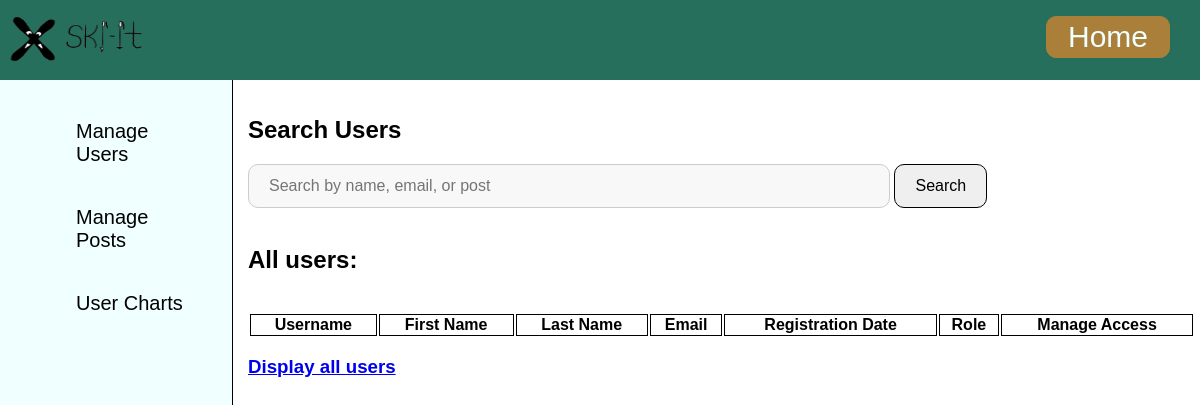
The app's page /routes/admin.php, older data.
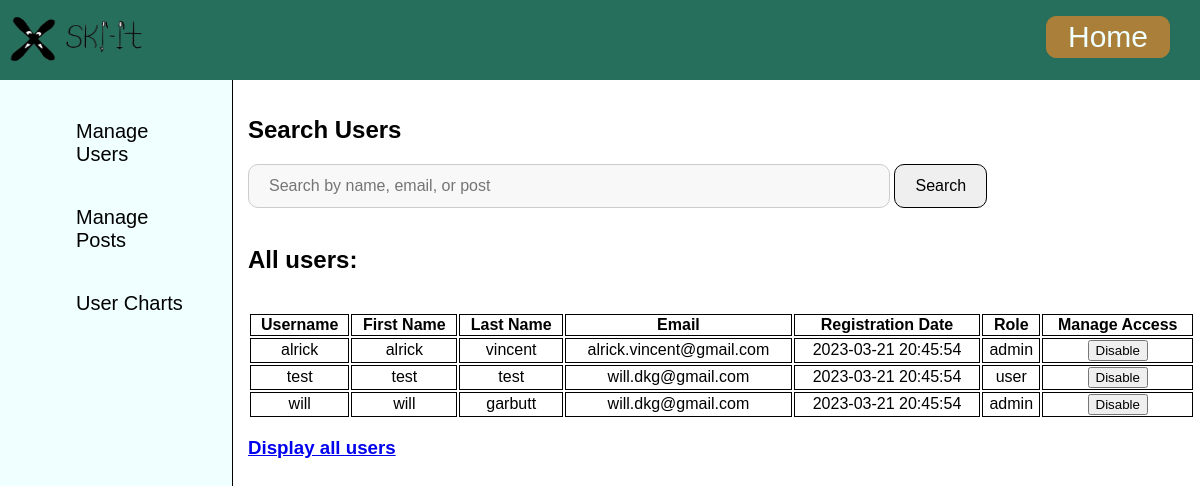
The same page, newer data.
### tables this page shows
CREATE TABLE `users`(
    `username` varchar(255) NOT NULL PRIMARY KEY,
    `password` varchar(255) NOT NULL,
    `firstName` varchar(255) NOT NULL,
    `lastName` varchar(255) NOT NULL,
    `email` varchar(255)NOT NULL,
    `registration_date` TIMESTAMP DEFAULT CURRENT_TIMESTAMP,
    `profile_img` VARCHAR(255) DEFAULT NULL,
    `thumbnail_img` VARCHAR(255) DEFAULT NULL,
    `role` ENUM('user', 'admin') NOT NULL DEFAULT 'user',
    `state` ENUM('able', 'disable') NOT NULL DEFAULT 'able' 
);

### routes/admin.php (the view, shortened to what this page needs)
<!DOCTYPE html>
<html>
    <head lang="en">
        <link rel="stylesheet" href="../css/admin.css">
        <link rel="stylesheet" href="../css/header.css">
    </head>
    <body>
    <?php include 'headers/header2.php';    ?>
    <div class="menu">
        <ul>
            <li class="navadmin" onclick="showSection('searchUsers')">Manage Users</li>
            <li class="navadmin" onclick="showSection('managePosts')">Manage Posts</li>
            <li class="navadmin" onclick="showSection('userCharts')">User Charts</li>
        </ul>
    </div>
    <div class="main">
        <div id="searchUsers" class="section">
            <h2>Search Users</h2>
            <form action='admin.php' method='POST'>
                <input type="text" placeholder="Search by name, email, or post" name="search" class="adminsearch">
                <button class = "searchbutton" type="submit">Search</button>
            </form>
                <?php
                    include('dbConnection.php');
                    if($_SERVER['REQUEST_METHOD']=='POST' and isset($_POST['search'])){
                        echo "<br><h2>Results of search:</h2><br>";
                        $sql = "SELECT u.* FROM users u LEFT JOIN posts ON u.username=posts.username WHERE u.username LIKE ? OR email LIKE ? OR content LIKE ? OR title LIKE ?";
                        $stmt = $pdo->prepare($sql);
                        $input = $_POST["search"];
                        $stmt->bindValue(1, $input);
                        $stmt->bindValue(2, $input);
                        $stmt->bindValue(3, $input);
                        $stmt->bindValue(4, $input);
                        $stmt->execute();
                    }else{
                        echo "<br><h2>All users:</h2><br>";
                        $sql = "SELECT * FROM users;";
                        $stmt = $pdo->prepare($sql);
                        $stmt->execute();
                    }
                        $users = $stmt->fetchAll();
                            echo "<table>";
                            echo "<tr><th>Username</th><th>First Name</th><th>Last Name</th><th>Email</th><th>Registration Date</th><th>Role</th><th>Manage Access</th></tr>";
                            foreach($users as $user){
                                echo "<tr>";
                                echo "<td>" .$user['username']. "</td>";
                                echo "<td>" .$user['firstName']. "</td>";
                                echo "<td>" .$user['lastName']. "</td>";
                                echo "<td>" .$user['email']. "</td>";
                                echo "<td>" .$user['registration_date']. "</td>";
                                echo "<td>" .$user['role']. "</td>";
                                echo "<td><form action='admin/changestate.php' method='POST'>";
                                echo "<input type='submit' value='".($user['state'] == 'able'? 'Disable': 'Enable')."'>";
                                echo "</form></td>";
                                echo "</tr>";
                            }
                            echo "</table>";
                            echo "<a href='admin.php'><h3>Display all users</h3></a>";
                ?>
        </div>
    </div>
</body>
</html>

### routes/headers/header2.php (shortened to what this page needs)
<link rel="stylesheet" href="../css/header.css">
<header>
    <div class="header">
        <a href="home.php" class="logo"><img src="../layout_and_logic_docs/Project_logo_roughdraft.png" width="150", height="80"></a>
        <nav>
            <ul>
                <li><a class="home" href="home.php">Home</a></li>
            </ul>
        </nav>
    </div>
</header>

### css/admin.css (style rules this page uses)
.section { margin-bottom: 30px; }
table { width: 100%; }
td, th { border: 1px solid black; text-align: center; border-collapse:collapse; }
.navadmin { cursor: pointer; transition: background-color 0.3s ease; display:inline-block; }

### css/header.css (style rules this page uses)
header img { float: left; }
header { height: 80px; width: 100%; background-color: #256F5C; position: fixed; top: 0; left: 0; z-index: 100; white-space: nowrap; }
nav { float:right; display:flex; white-space: nowrap; }
header ul { list-style:none; }
header li { margin-right: 1em; text-decoration: none; text-align: center; background-color: #AA7F39; }
header li, #search { display:inline-block; border: 1px solid #AA7F39; border-radius: 10px; padding: .1em .7em .1em .7em; font-size:30px; }
header nav a { text-decoration: none; color:azure; font-family: 'Montserrat', sans-serif; }
.menu { position: fixed; overflow: auto; top:80px; left:0; padding: 0 1em 0 1em; height:100vh; background-color: azure; margin: 0em 2em 0em 0em; width: 200px; display:flex; flex-direction:column; font-family: 'Montserrat', sans-serif; border-right: solid 1px black; z-index: 100; }
.menu ul { list-style:none; font-size: 20px; }
.menu ul li { vertical-align: center; text-align: left; margin: 1em 1em 1em 1em; cursor: pointer; transition: background-color 0.3s ease; }
.main { position: relative; top:80px; left:200px; font-family: "Comic sans MS", "Comic Sans", "cursive", sans-serif; overflow: scroll; margin: 1em 1em 1em 1em; padding: 0 1.5em 0 1.5em; width: 80%; }

### routes/admin.php (style rules this page uses)
.adminsearch { width: 100%; max-width: 600px; padding: 12px 20px; font-size: 16px; border: 1px solid #ccc; border-radius: 10px; background-color: #f8f8f8; transition: all 0.3s; }
.searchbutton { font-size: 16px; padding: 12px 20px; border: 1px solid black; border-radius: 10px; }

Row changes from the older to the newer data that the page shows:
added users: username "alrick", firstName "alrick", lastName "vincent", email "alrick.vincent@gmail.com", registration_date "2023-03-21 20:45:54", role "admin", state "Disable"
added users: username "test", firstName "test", lastName "test", email "will.dkg@gmail.com", registration_date "2023-03-21 20:45:54", role "user", state "Disable"
added users: username "will", firstName "will", lastName "garbutt", email "will.dkg@gmail.com", registration_date "2023-03-21 20:45:54", role "admin", state "Disable"
